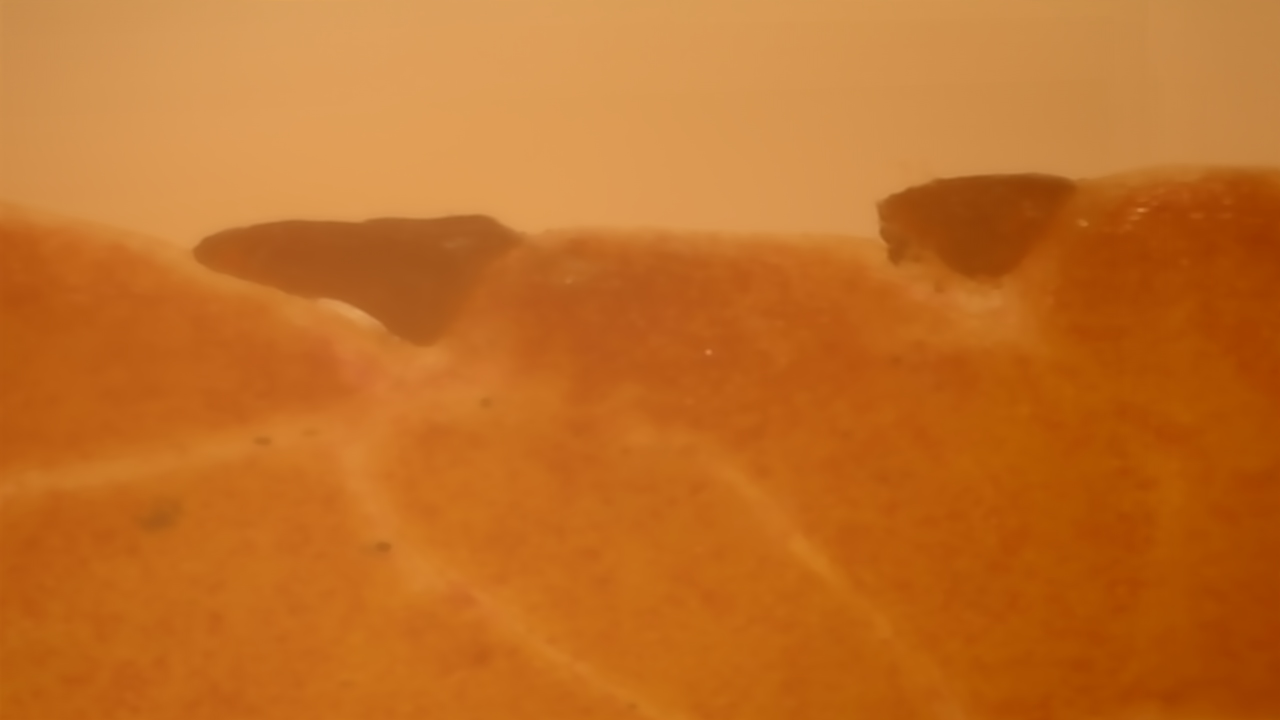
#> input picture leave.jpg, 2560 x 1440 px (shown at 1/2 size)
$ python -i superres.py   (imports and definitions only)   (older library calls are emulated)
#> lines starting #> are read from the running program, lines starting #| are printed output that depends on the picture
"""Multi-frame super-resolution for microscope videos (Drizzle).

Pipeline
--------
0. Scan: drop duplicate frames (no new samples), measure each frame's sharpness,
   chain phase correlation into a coarse motion trajectory. Pick the reference
   frame (the output view) and the frames to stack: those overlapping the
   reference view, optionally only the sharpest ones ("lucky imaging").
1. Register each selected frame to the reference: coarse-to-fine ECC (OpenCV)
   initialised from the trajectory, then optional local refinement (per-tile
   displacement field for rolling shutter / non-flat specimens).
2. Average the aligned frames into a low-noise reference, re-register against
   it, and drizzle every frame onto a grid `scale` times finer (Rust kernel).
3. Optional robust pass: "blot" the drizzled model back into each frame,
   reject pixels that disagree by more than k*sigma (compression glitches,
   flickering speculars, moving debris) and drizzle again without them.
4. Fill poorly covered output pixels by normalised convolution, sharpen, save.

The frames are streamed from the source on every pass, so memory use does not
grow with the length of the video.
"""

from __future__ import annotations

import math
import os
import sys
from concurrent.futures import ThreadPoolExecutor
from dataclasses import dataclass, field
from typing import Callable, Iterable

import cv2
import numpy as np

# [4 lines that did not run here, left out]

FrameSource = Callable[[], Iterable[np.ndarray]]

MOTION_MODELS = {
    "translation": cv2.MOTION_TRANSLATION,
    "euclidean": cv2.MOTION_EUCLIDEAN,
    "affine": cv2.MOTION_AFFINE,
    "homography": cv2.MOTION_HOMOGRAPHY,
}


# [22 lines left out: function video_source, not called in this run]


@dataclass
class Result:
    image: np.ndarray  # float32, (H*s, W*s, C), 0..255 scale
    baseline: np.ndarray  # aligned plain average, bicubic-upscaled to same size
    weight: np.ndarray  # drizzle weight map (coverage)
    warps: dict[int, np.ndarray]  # frame index -> 3x3 warp (reference -> frame)
    diagnostics: dict = field(default_factory=dict)
    # Noise realisation of `image`: difference of two independent half-stacks
    # (first / second half of the movie), scaled to the noise of the full stack.
    # Used to measure the per-frequency SNR for Wiener deconvolution.
    noise: np.ndarray | None = None


# --------------------------------------------------------------------------- #
# Registration
# --------------------------------------------------------------------------- #


# [27 lines left out: functions _gray, _phase_correlate, _pyramid, _rescale_warp, not called in this run]


class Registrar:
    # [64 lines left out: functions __init__, _ecc, register, _phase_coverage, not called in this run]


# --------------------------------------------------------------------------- #
# Local (non-rigid) alignment
# --------------------------------------------------------------------------- #


def _apply_h(h: np.ndarray, x: np.ndarray, y: np.ndarray):
    w = h[2, 0] * x + h[2, 1] * y + h[2, 2]
    return (h[0, 0] * x + h[0, 1] * y + h[0, 2]) / w, (h[1, 0] * x + h[1, 1] * y + h[1, 2]) / w


@dataclass
class Alignment:
    """Maps reference coords r to frame coords: W(r + d(r)).

    W is the global warp from ECC; d is a smooth local displacement field sampled
    on a coarse tile grid (None = rigid). The field corrects what a global model
    cannot: rolling-shutter skew, a non-flat specimen, lens distortion.
    """

    W: np.ndarray
    field: np.ndarray | None = None  # (ny, nx, 2) float32
    origin: float = 0.0  # reference coordinate of grid node 0
    step: float = 1.0  # reference pixels between grid nodes

    # [7 lines left out: function disp, not called in this run]

    def ref_to_frame(self, rx, ry):
        dx, dy = self.disp(rx, ry)
        return _apply_h(self.W, rx + dx, ry + dy)

    # [88 lines left out: functions frame_to_ref, warp_to_ref, output_map, blot_map, _local_field, not called in this run]


# --------------------------------------------------------------------------- #
# Drizzle helpers
# --------------------------------------------------------------------------- #


def _scale_matrix(s: int) -> np.ndarray:
    # OpenCV pixel-centre convention: u + 0.5 = s * (x + 0.5)
    return np.array([[s, 0, (s - 1) / 2], [0, s, (s - 1) / 2], [0, 0, 1.0]])


# [31 lines left out: functions _border_mask, _finalize, _progress, not called in this run]


# --------------------------------------------------------------------------- #
# Main entry point
# --------------------------------------------------------------------------- #


def _as_float(frame: np.ndarray) -> np.ndarray:
    f = np.ascontiguousarray(frame, dtype=np.float32)
    return f[..., None] if f.ndim == 2 else f


# [34 lines left out: functions _align, _drizzle_frame, _sharpness, not called in this run]


@dataclass
class FrameScan:
    index: np.ndarray  # frame numbers of the non-duplicate frames
    sharpness: np.ndarray
    position: np.ndarray  # (n, 2) cumulative content shift in px (coarse trajectory)
    shape: tuple[int, int]
    n_total: int
    n_dup: int

    # [5 lines left out: function overlap, not called in this run]


def scan_frames(source: FrameSource, dedupe_threshold: float = 0.3, progress=None) -> FrameScan:
    """One cheap pass: drop duplicates, measure sharpness, chain phase correlation
    between consecutive frames into a coarse trajectory."""
    idx, sharp, pos = [], [], []
    prev = prev_small = win = None
    p = np.zeros(2)
    n_total = n_dup = 0
    shape = None
    for i, frame in enumerate(source()):
        n_total += 1
        if progress:
            progress(i + 1)
        g = _gray(frame)
        if prev is not None and np.mean(np.abs(g - prev)) * 255 < dedupe_threshold:
            n_dup += 1
            continue
        small = cv2.resize(g, None, fx=0.5, fy=0.5, interpolation=cv2.INTER_AREA)
        if win is None:
            shape = g.shape
            win = cv2.createHanningWindow(small.shape[::-1], cv2.CV_32F)
        else:
            (dx, dy), _ = _phase_correlate(prev_small, small, win)
            p = p + 2 * np.array([dx, dy])
        idx.append(i)
        sharp.append(_sharpness(g))
        pos.append(p.copy())
        prev, prev_small = g, small
    if not idx:
        raise ValueError("Video contains no frames.")
    return FrameScan(np.array(idx), np.array(sharp), np.array(pos), shape, n_total, n_dup)


# [40 lines left out: functions select_frames, _get_frame, not called in this run]


def enhance(
    source: FrameSource,
    scale: int = 2,
    pixfrac: float = 0.7,
    motion: str = "euclidean",
    local: bool = True,
    tile: int = 96,
    reject: bool = True,
    reject_sigma: float = 4.0,
    keep: float = 1.0,
    reference: int | None = None,
    min_overlap: float = 0.5,
    subset=None,
    dedupe_threshold: float = 0.3,
    border: int = 2,
    total_frames: int | None = None,
    verbose: bool = True,
    scan: FrameScan | None = None,
) -> Result:
    """Multi-frame super-resolution of the frames produced by `source`.

    scale            output grid is `scale` times finer than the input
    pixfrac          drop size as a fraction of the input pixel (0 < pixfrac <= 1);
                     smaller = sharper but needs more, better-dithered frames
    motion           global model: translation | euclidean | affine | homography
    local            refine the global model with a smooth per-tile displacement
                     field (handles rolling shutter, non-flat specimens)
    tile             tile size in pixels for the local refinement
    reject           second drizzle pass rejecting outlier pixels
    reject_sigma     rejection threshold in units of per-frame noise sigma
    keep             fraction of frames to stack, sharpest first (lucky imaging)
    reference        frame number defining the output view (None = automatic)
    min_overlap      skip frames overlapping the reference view less than this
    subset           optional set of frame numbers allowed (used by analysis)
    dedupe_threshold frames whose mean abs difference to the previous frame is
                     below this (8-bit levels) are treated as duplicates
    border           input pixels ignored at the frame edges
    scan             reuse a previous `scan_frames` result (skips pass 0)
    """
    if motion not in MOTION_MODELS:
        raise ValueError(f"motion must be one of {list(MOTION_MODELS)}")
    if not 0 < pixfrac <= 1:
        raise ValueError("pixfrac must be in (0, 1]")
    if not 0 < keep <= 1:
        raise ValueError("keep must be in (0, 1]")
    if scale < 1:
        raise ValueError("scale must be >= 1")
    log = print if verbose else (lambda *a, **k: None)
    prog = _progress if verbose else (lambda *a: None)
    pool = ThreadPoolExecutor(max_workers=os.cpu_count() or 4)
    n_passes = 3 if reject else 2
    try:
        # ---- Pass 0: scan (duplicates, sharpness, coarse trajectory) + select ----
        if scan is None:
            log("Pass 0: scanning frames (duplicates, sharpness, coarse motion)...")
            scan = scan_frames(source, dedupe_threshold, lambda i: prog("scan", i, total_frames))
            if verbose:
                sys.stderr.write("\n")
        n_total, n_dup, shape = scan.n_total, scan.n_dup, scan.shape
        ref_idx, chosen = select_frames(scan, keep, reference, min_overlap, subset)
        row_of = {int(k): r for r, k in enumerate(scan.index)}
        ref_row = row_of[ref_idx]
        sharp_rel = scan.sharpness / np.median(scan.sharpness)
        log(f"  {n_total} frames, {n_dup} duplicates; reference frame {ref_idx} "
            f"(sharpness {sharp_rel[ref_row]:.2f}x median); stacking {len(chosen)} frames"
            f"{f' (sharpest {100 * keep:.0f}%)' if keep < 1 else ''}")
        chosen_set = set(chosen)

        # ---- Pass 1: register selected frames to the reference, build mean -------
        log(f"Pass 1/{n_passes}: registering frames to reference frame {ref_idx}"
            f"{' (global + local)' if local else ''}...")
        ref_gray = _gray(_get_frame(source, ref_idx))
        levels = max(1, int(math.log2(min(shape) / 90)) + 1)
        registrar = Registrar(ref_gray, motion, levels)
        win = cv2.createHanningWindow(shape[::-1], cv2.CV_32F)
        mean_acc = np.zeros(shape, np.float64)
        mean_cnt = np.zeros(shape, np.float64)
        aligns: dict[int, Alignment] = {}
        ccs: dict[int, float] = {}
        n_fail = 0
        for i, frame in enumerate(source()):
            if i not in chosen_set:
                continue
            prog("pass 1", i + 1, total_frames)
            g = _gray(frame)
            if i == ref_idx:
                al, cc = Alignment(np.eye(3)), 1.0
            else:
                # Direct phase correlation against the reference (no drift); the
                # chained scan trajectory (which drifts) is a sanity check/fallback.
                traj = scan.position[row_of[i]] - scan.position[ref_row]
                (dx, dy), resp = _phase_correlate(ref_gray, g, win)
                init = np.eye(3)
                direct_ok = resp > 0.03 and np.hypot(dx - traj[0], dy - traj[1]) < 0.15 * min(shape)
                init[:2, 2] = (dx, dy) if direct_ok else traj
                al, cc, _ = _align(registrar, g, init, local, tile, pool)
                if al is None:
                    n_fail += 1
                    continue
            aligns[i], ccs[i] = al, cc
            mean_acc += al.warp_to_ref(g, shape)
            mean_cnt += al.warp_to_ref(np.ones_like(g), shape)
        if verbose:
            sys.stderr.write("\n")
        if n_fail:
            log(f"  {n_fail} frames failed to register")

        # Reject frames whose correlation is anomalously low (blur, big glitches).
        cc_arr = np.array(list(ccs.values()))
        med = np.median(cc_arr)
        mad = 1.4826 * np.median(np.abs(cc_arr - med)) + 1e-4
        low = [k for k, v in ccs.items() if v < med - 5 * mad and v < 0.98 * med]
        for k in low:
            aligns.pop(k)
        if low:
            log(f"  {len(low)} frames rejected for low correlation (median cc={med:.4f})")

        ref_img = np.where(mean_cnt > 0.5, mean_acc / np.maximum(mean_cnt, 1e-9), registrar.ref_pyr[0])
        ref_img = ref_img.astype(np.float32)

        # ---- Pass 2: re-register against the low-noise reference + drizzle -------
        log(f"Pass 2/{n_passes}: re-registering against stacked reference and drizzling at {scale}x...")
        registrar = Registrar(ref_img, motion, registrar.levels)
        h, w_in = shape
        drop = pixfrac * scale
        bmask = _border_mask(shape, border)
        acc = wacc = acc_b = wacc_b = None
        base_acc = base_cnt = None
        tiles_used = []
        # Frames (except the reference) split in time into two independent halves.
        others = sorted(k for k in aligns if k != ref_idx)
        half_b = set(others[len(others) // 2 :])
        for i, frame in enumerate(source()):
            if i not in aligns:
                continue
            prog("pass 2", i + 1, total_frames)
            al, _, n_tiles = _align(registrar, _gray(frame), aligns[i].W, local, tile, pool, levels=2)
            if al is not None:
                aligns[i] = al
                tiles_used.append(n_tiles)
            al = aligns[i]
            f = _as_float(frame)
            if acc is None:
                acc = np.zeros((h * scale, w_in * scale, f.shape[2]), np.float32)
                wacc = np.zeros(acc.shape[:2], np.float32)
                acc_b, wacc_b = np.zeros_like(acc), np.zeros_like(wacc)
                base_acc = np.zeros(f.shape, np.float64)
                base_cnt = np.zeros(shape, np.float64)
            _drizzle_frame(*((acc_b, wacc_b) if i in half_b else (acc, wacc)), f, bmask, al, scale, drop)
            base_acc += al.warp_to_ref(f * bmask[..., None], shape).reshape(f.shape)
            base_cnt += al.warp_to_ref(bmask, shape)
        if verbose:
            sys.stderr.write("\n")
        if local and tiles_used:
            log(f"  local alignment: median {int(np.median(tiles_used))} reliable tiles per frame")
        model = _finalize(acc + acc_b, wacc + wacc_b, scale)

        # ---- Pass 3: outlier rejection by blotting the model back ----------------
        rejected_frac = 0.0
        if reject:
            log(f"Pass 3/3: rejecting outliers (> {reject_sigma} sigma) and re-drizzling...")
            blurred = cv2.GaussianBlur(model, (0, 0), max(0.3, scale / math.sqrt(12))).reshape(model.shape)
            acc2, wacc2 = np.zeros_like(acc), np.zeros_like(wacc)
            acc2_b, wacc2_b = np.zeros_like(acc), np.zeros_like(wacc)
            n_rej = n_pix = 0
            kernel = np.ones((3, 3), np.uint8)
            for i, frame in enumerate(source()):
                if i not in aligns:
                    continue
                prog("pass 3", i + 1, total_frames)
                al = aligns[i]
                f = _as_float(frame)
                bx, by = al.blot_map(shape, scale)
                blot = cv2.remap(blurred, bx, by, cv2.INTER_LINEAR, borderMode=cv2.BORDER_REPLICATE)
                blot = blot.reshape(f.shape)
                resid = np.abs(f - blot).max(axis=2)
                valid = (bmask > 0) & (bx >= 0) & (by >= 0) & (bx <= acc.shape[1] - 1) & (by <= acc.shape[0] - 1)
                if not valid.any():
                    continue
                sigma = 1.4826 * np.median(resid[valid]) + 1e-3
                # Registration/interpolation errors scale with the local gradient, so
                # allow more slack on edges (same idea as driz_cr's derivative term).
                gb = blot.mean(axis=2)
                deriv = cv2.dilate(gb, kernel) - cv2.erode(gb, kernel)
                bad = (resid > reject_sigma * sigma + 0.5 * deriv) & valid
                bad = cv2.dilate(bad.astype(np.uint8), kernel).astype(bool)
                n_rej += int(bad.sum())
                n_pix += int(valid.sum())
                _drizzle_frame(*((acc2_b, wacc2_b) if i in half_b else (acc2, wacc2)), f,
                               (bmask * ~bad).astype(np.float32), al, scale, drop)
            if verbose:
                sys.stderr.write("\n")
            rejected_frac = n_rej / max(n_pix, 1)
            log(f"  rejected {100 * rejected_frac:.3f}% of input pixels")
            acc, wacc, acc_b, wacc_b = acc2, wacc2, acc2_b, wacc2_b
            model = _finalize(acc + acc_b, wacc + wacc_b, scale)
    finally:
        pool.shutdown()

    # Noise of the full stack from the two half-stacks: for M = (wA*A + wB*B)/(wA+wB)
    # with independent noise, (A - B) * sqrt(wA*wB)/(wA+wB) has the same noise level.
    noise = None
    if wacc_b is not None and wacc_b.any():
        both = (wacc > 0) & (wacc_b > 0)
        da = np.divide(acc, wacc[..., None], out=np.zeros_like(acc), where=wacc[..., None] > 0)
        db = np.divide(acc_b, wacc_b[..., None], out=np.zeros_like(acc), where=wacc_b[..., None] > 0)
        k = np.where(both, np.sqrt(wacc * wacc_b) / np.maximum(wacc + wacc_b, 1e-9), 0)[..., None]
        noise = ((da - db) * k).astype(np.float32)
    wacc = wacc + wacc_b

    baseline = np.divide(
        base_acc, base_cnt[..., None], out=np.zeros_like(base_acc), where=base_cnt[..., None] > 0
    ).astype(np.float32)
    baseline = cv2.resize(baseline, (w_in * scale, h * scale), interpolation=cv2.INTER_CUBIC)
    if baseline.ndim == 2:
        baseline = baseline[..., None]

    # ---- Diagnostics -------------------------------------------------------------
    warps = {k: a.W for k, a in aligns.items()}
    coverage, phases = _phase_coverage(warps, shape)
    inner = wacc[2 * scale * border : -2 * scale * border or None, 2 * scale * border : -2 * scale * border or None]
    weight_cv = float(inner.std() / max(inner.mean(), 1e-9))
    shifts = np.array([np.linalg.inv(wp)[:2, 2] for wp in warps.values()])
    diag = dict(
        frames_read=n_total,
        frames_used=len(warps),
        duplicates=n_dup,
        phase_coverage=coverage,
        phase_spread=phases.std(axis=0).tolist(),
        shift_range_px=(shifts.max(axis=0) - shifts.min(axis=0)).tolist(),
        weight_cv=weight_cv,
        rejected_fraction=rejected_frac,
        median_cc=float(med),
        reference=ref_idx,
        frames=sorted(aligns),
    )
    log(
        f"Used {len(warps)} frames; motion range dx={diag['shift_range_px'][0]:.2f}px "
        f"dy={diag['shift_range_px'][1]:.2f}px; sub-pixel phase coverage {100 * coverage:.0f}% "
        f"(4x4 cells); weight-map CV {weight_cv:.2f}"
    )
    if coverage < 0.5:
        log(
            "  WARNING: frames sample very few sub-pixel phases, so there is little aliased\n"
            "  detail to unfold. Expect mostly noise reduction, not new resolution. Nudge the\n"
            "  stage or let the camera drift slightly while recording to add dither."
        )
    return Result(image=model, baseline=baseline, weight=wacc, warps=warps, diagnostics=diag, noise=noise)


# [17 lines left out: functions unsharp, save_image, not called in this run]


# [4 lines not run here, left out]

>>> import cv2
>>> picture = cv2.imread('../../leave.jpg', cv2.IMREAD_GRAYSCALE)
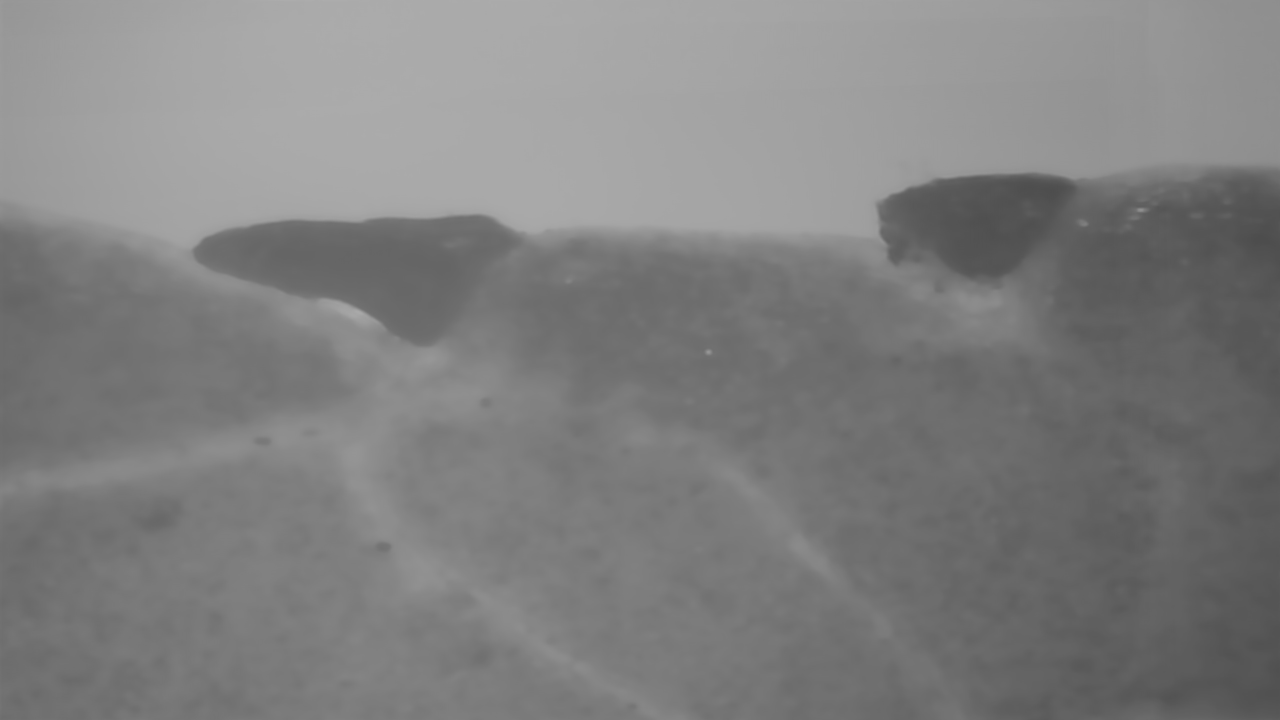
#> picture: shape (1440, 2560) (shown at 1/2 size); min 76, max 173, mean 127.7
>>> result = enhance(picture)
#> after the loop in scan_frames, `for i, frame in enumerate(source()):`: idx = []; n_dup = 0; p = [0, 0]; pos = []
#> (the run stopped early here; a loop or call above may not have finished)
